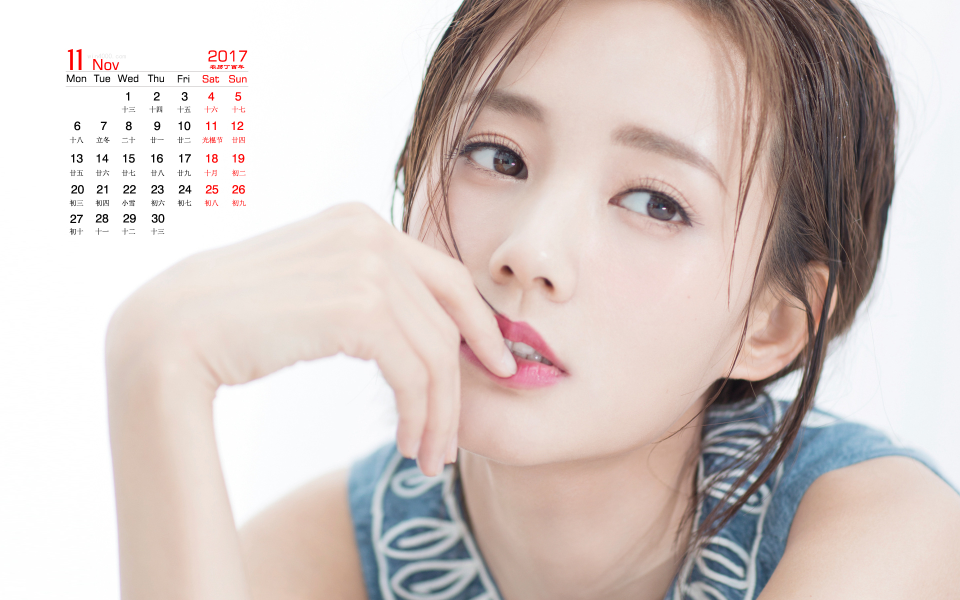
//> input picture opencv/mm.jpg, 1920 x 1200 px (shown at 1/2 size)
$ ./cv2   (built with g++ and OpenCV 4)
//> lines starting //> are read from the running program, lines starting //| are printed output that depends on the picture
#include<iostream>
#include<opencv2/opencv.hpp>
using namespace std;
using namespace cv;

int main() {

// [27 lines of commented-out code are left out]
Mat m = imread("./mm.jpg");
//> m is the input picture: 1200 rows x 1920 cols, CV_8UC3; mean B, G, R 196.9, 200.7, 212.6
resize(m, m, Size(),0.5,0.5);//我长宽都变为原来的0.5倍
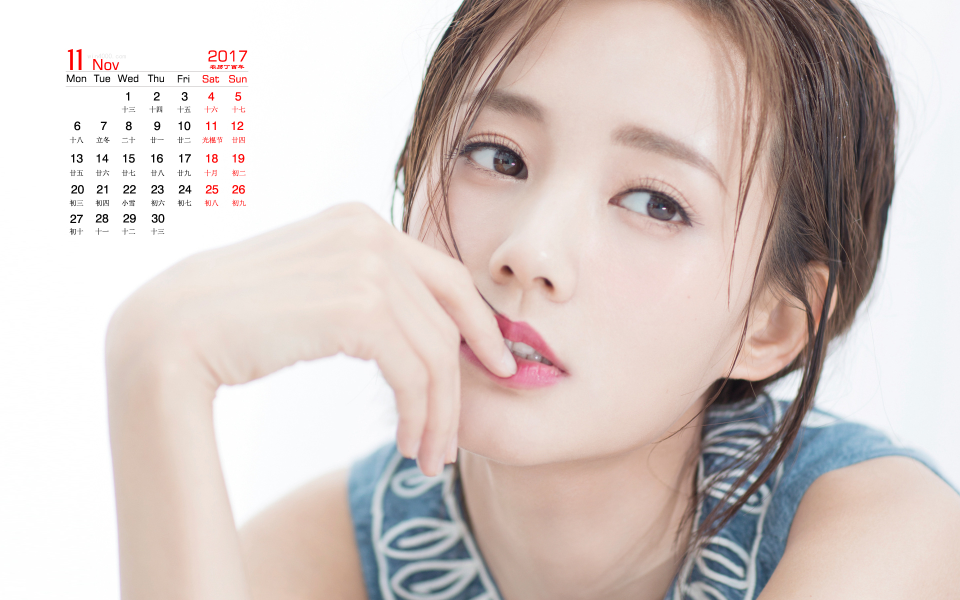
//> m: 600 rows x 960 cols, CV_8UC3; mean B, G, R 197.1, 200.8, 212.7
// [36 lines of commented-out code are left out]

namedWindow("Image");
imshow("原始图像",m);

Mat grad_x, grad_y;
Mat abs_grad_x, abs_grad_y, m2;
//求x方向梯度
    Sobel(m, grad_x, CV_16S, 1, 0, 3, 1, 1, BORDER_DEFAULT);
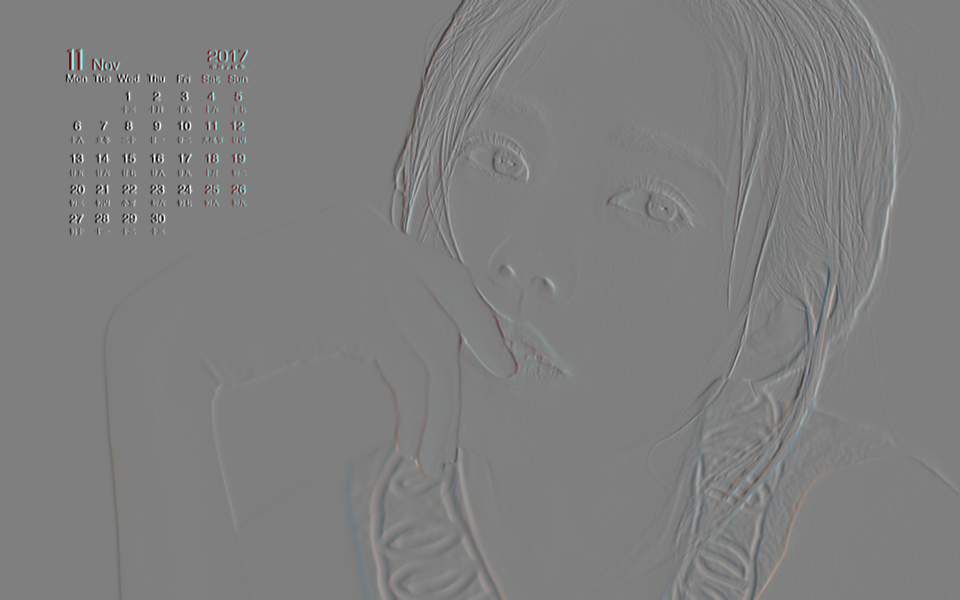
//> grad_x: 600 rows x 960 cols, CV_16SC3; mean B, G, R 0.9, 0.9, 0.9; drawn with min black and max white
    convertScaleAbs(grad_x, abs_grad_x);
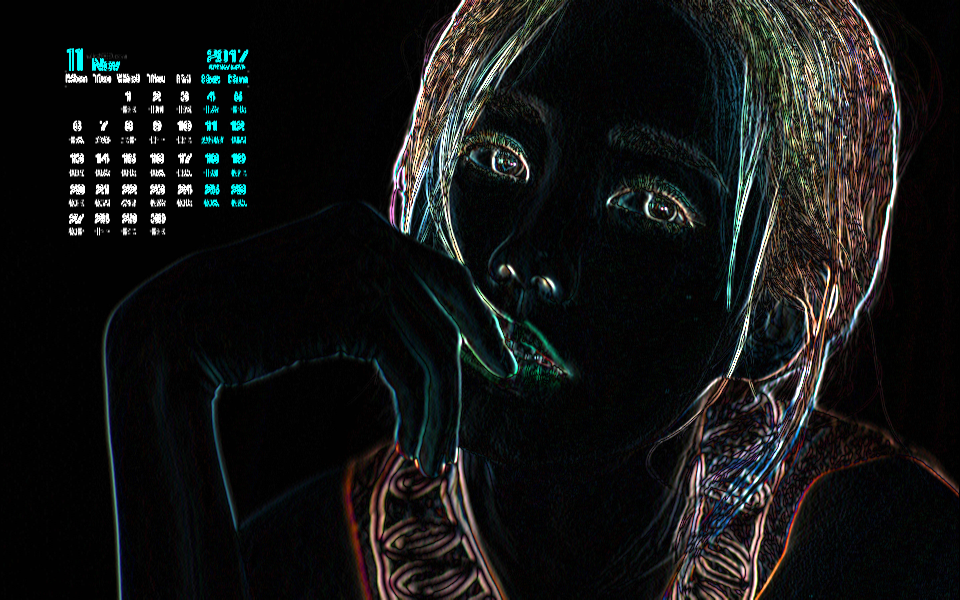
//> abs_grad_x: 600 rows x 960 cols, CV_8UC3; mean B, G, R 20.8, 21.3, 20.2
    imshow("【效果图】X方向Sobel", abs_grad_x);

    //求y方向梯度
    Sobel(m, grad_y, CV_16S, 0, 1, 3, 1, 1, BORDER_DEFAULT);
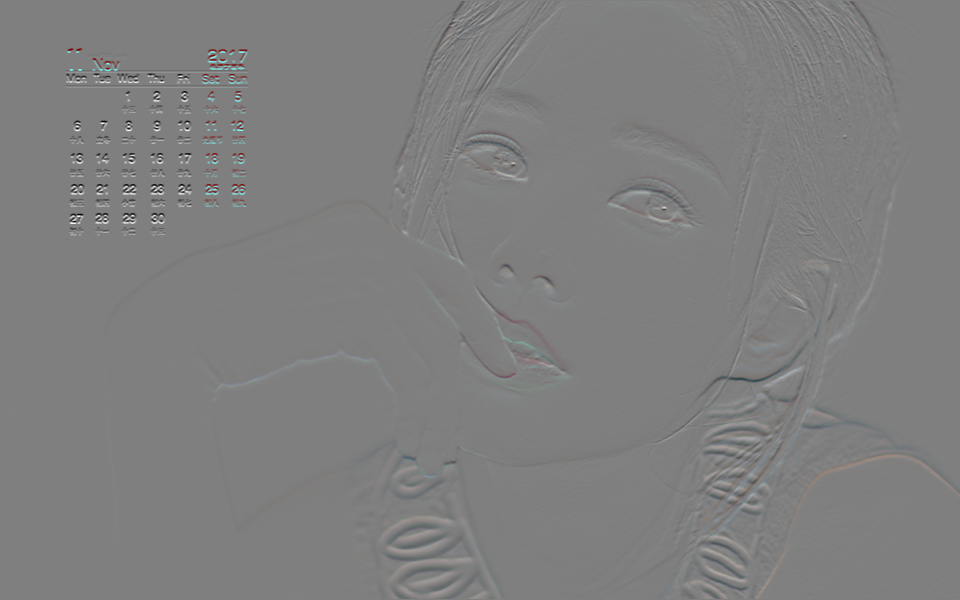
//> grad_y: 600 rows x 960 cols, CV_16SC3; mean B, G, R 0.8, 0.8, 0.8; drawn with min black and max white
    convertScaleAbs(grad_y, abs_grad_y);
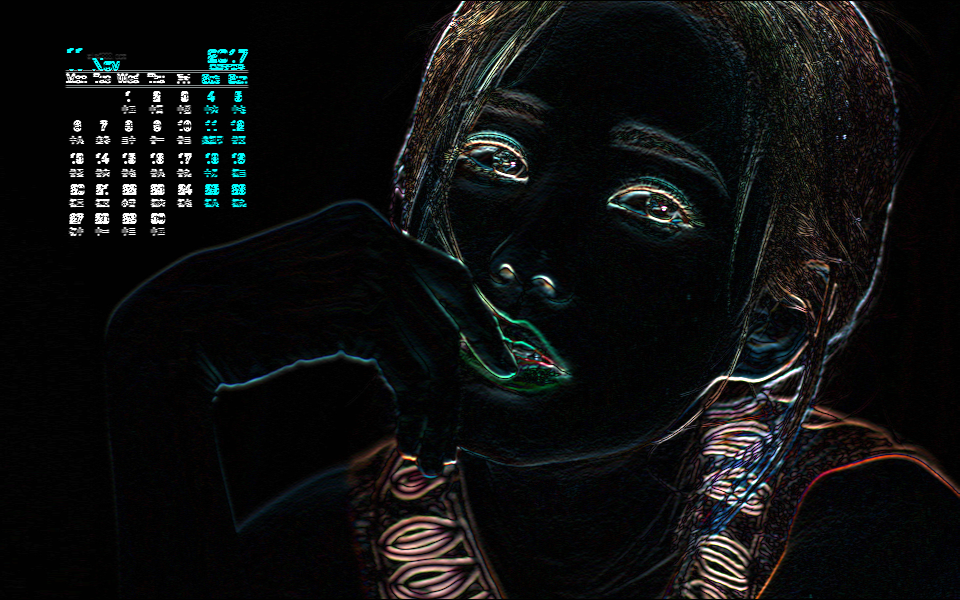
//> abs_grad_y: 600 rows x 960 cols, CV_8UC3; mean B, G, R 15.6, 15.7, 14.6
    imshow("【效果图】Y方向Sobel", abs_grad_y);

    //合并梯度（近似）
    addWeighted(abs_grad_x, 0.5, abs_grad_y, 0.5, 0, m2);
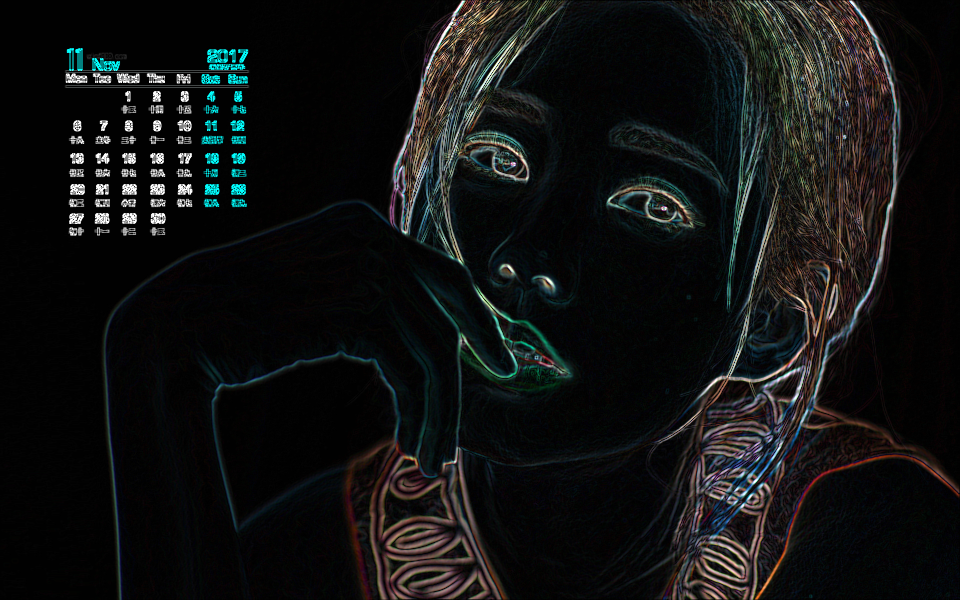
//> m2: 600 rows x 960 cols, CV_8UC3; mean B, G, R 18.2, 18.5, 17.4
    imshow("【效果图】整体方向Sobel", m2);

Mat src1 = (Mat_<uchar>(2, 3) << 11, 22, 33, 44, 55, 100);
Mat src2 = (Mat_<float>(2, 3) << 2, 2, 2, 2, 2, 3);
Mat dst;
multiply(src1,src2,dst,1.0,CV_32FC1);//两个Mat相加
for (int i = 0;i < dst.rows;i++) {
    for (int j = 0;j < dst.cols;j++) {
        cout << dst.at<float>(i, j) << ",";
    }
    cout << endl;
}
//c++点乘 multiply（src1,src2,dst,1.0,CV_32FC1）
//pyhton 点乘 np.multiply(src1,src2)
//或者将 src1 设置为 uint8  src2 设置为 float   src1*src2
//点除 src1/src2
//Mat 点除 divide();
//ndarray 点除
// src2/src1 uint8 /0=0 float /0=inf
//Mat 矩阵乘法  src1*src2
// gemm()
//np.doc(src1,src2)

waitKey(0);
}
